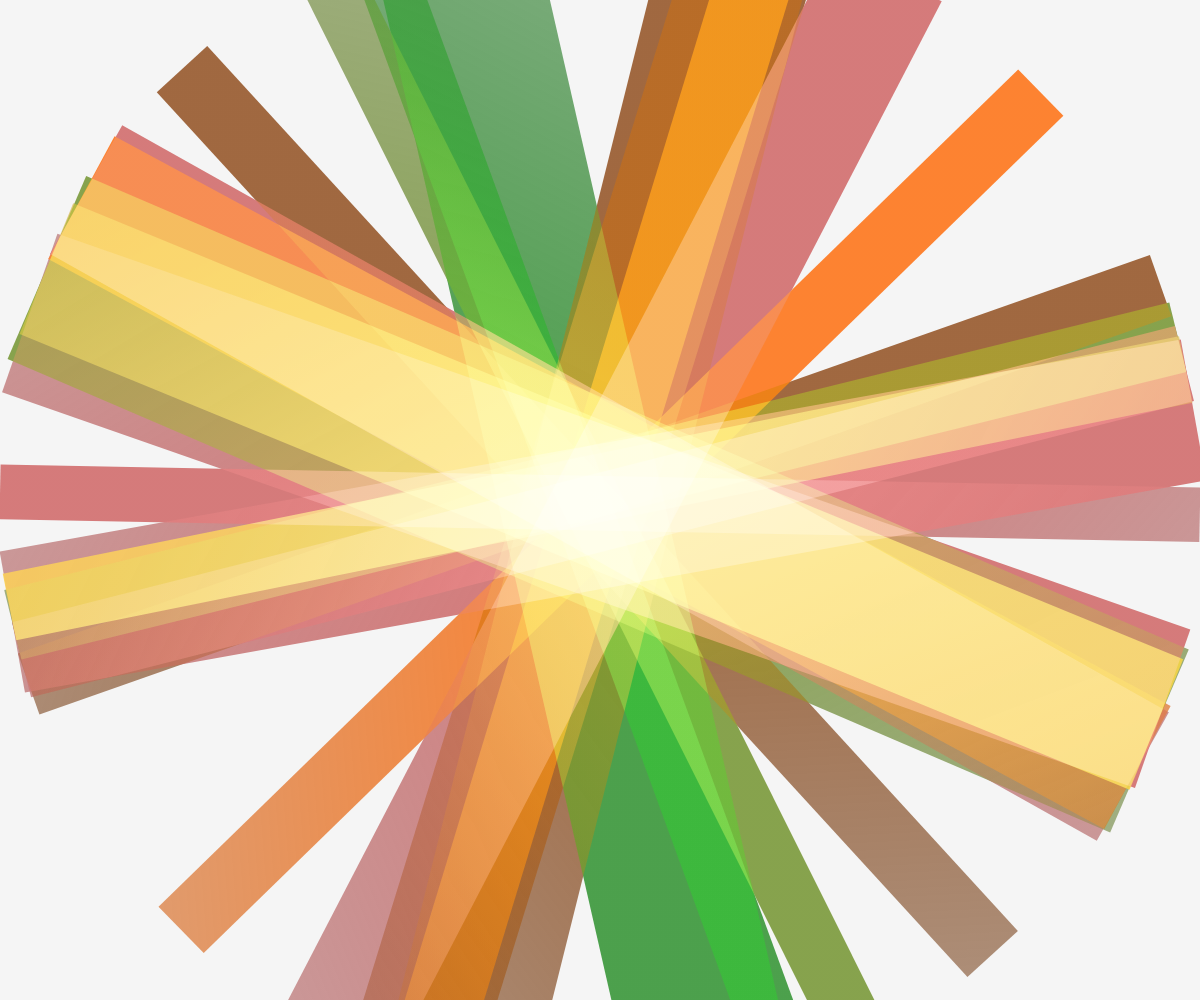
Frame 1 (no input)
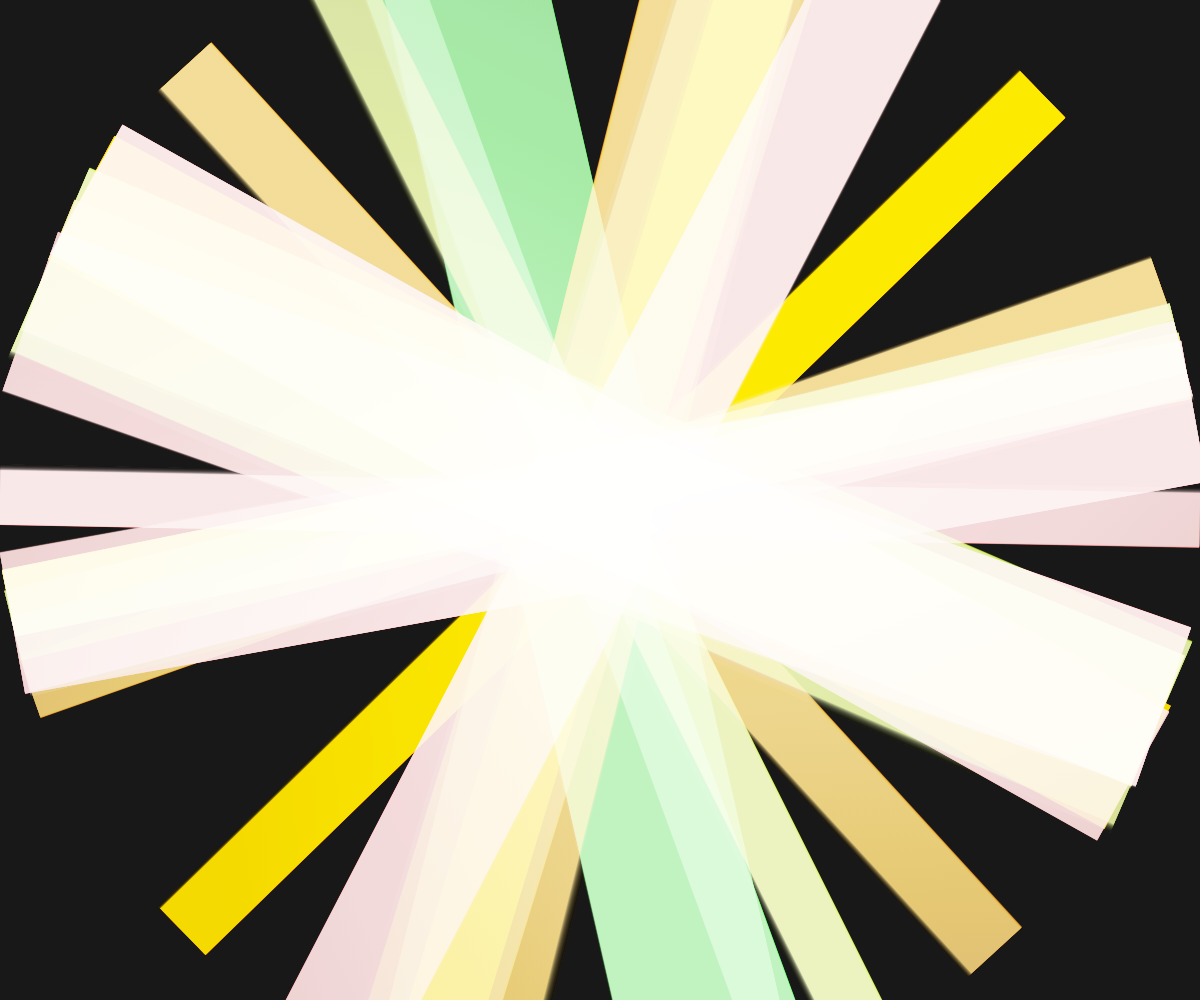
Frame 60 (no input)
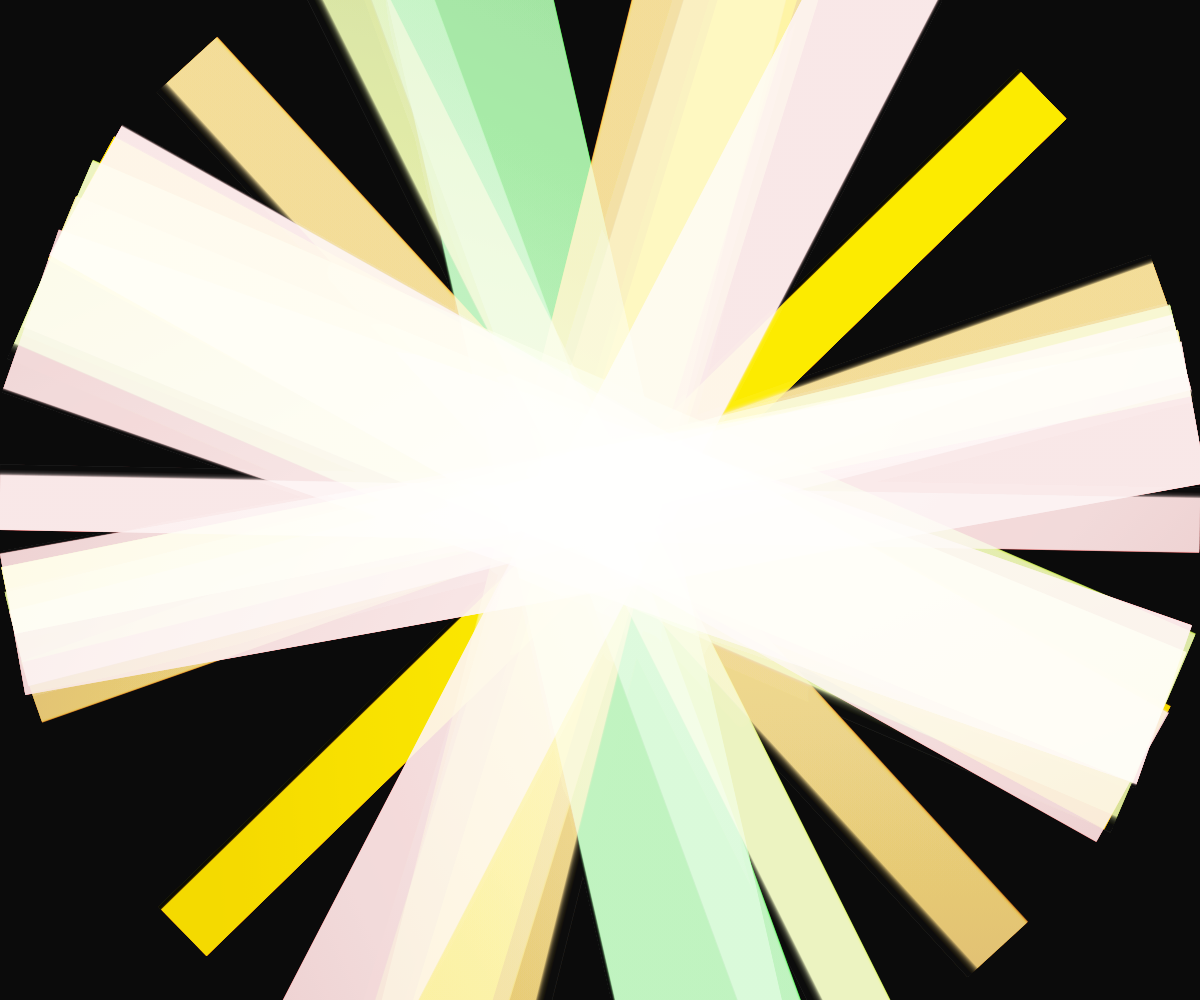
Frame 120 (the mouse pressed at the canvas centre since frame 60)

The p5.js sketch that drew these frames (run headless with seeded random() and noise() and a simulated clock; from frame 60 on, the mouse is pressed at the canvas centre):

// p5.js sketch
// ── sketch.js
let stripes = [];
const numStripes = 20;
const colorPalette = [
  [255, 204, 51],   // Mustard yellow
  [255, 102, 0],    // Burnt orange
  [34, 139, 34],    // Forest green
  [139, 69, 19],    // Brown
  [205, 92, 92],    // Indian red
  [107, 142, 35]    // Olive green
];

function setup() {
  createCanvas(windowWidth, windowHeight);
  noStroke();
  
  // Initialize stripes with varying angles and speeds
  for (let i = 0; i < numStripes; i++) {
    stripes.push({
      angle: random(TWO_PI),
      speed: random(0.002, 0.008),
      width: random(50, 200),
      color: random(colorPalette),
      offset: random(TWO_PI)
    });
  }
}

function draw() {
  // Semi-transparent background for trail effect
  background(0, 10);
  
  // Draw animated diagonal stripes
  for (let i = 0; i < stripes.length; i++) {
    const s = stripes[i];
    
    // Animate the stripe position and color
    const time = frameCount * s.speed;
    const offset = sin(time + s.offset) * 20;
    
    // Create a gradient for each stripe
    drawingContext.globalCompositeOperation = 'screen';
    
    const gradient = drawingContext.createLinearGradient(
      0, 0, width, height
    );
    
    // Add color stops with smooth transitions
    const color1 = s.color;
    const color2 = [
      color1[0] * 0.7,
      color1[1] * 0.7,
      color1[2] * 0.7
    ];
    
    gradient.addColorStop(0, `rgba(${color1[0]}, ${color1[1]}, ${color1[2]}, 0.8)`);
    gradient.addColorStop(0.5, `rgba(${color2[0]}, ${color2[1]}, ${color2[2]}, 0.4)`);
    gradient.addColorStop(1, `rgba(${color1[0]}, ${color1[1]}, ${color1[2]}, 0.8)`);
    
    drawingContext.fillStyle = gradient;
    
    // Draw a skewed rectangle that creates the diagonal effect
    push();
    translate(width / 2, height / 2);
    rotate(s.angle);
    rect(-width / 2, -s.width / 2 + offset, width, s.width);
    pop();
  }
  
  drawingContext.globalCompositeOperation = 'source-over';
}

function windowResized() {
  resizeCanvas(windowWidth, windowHeight);
}
